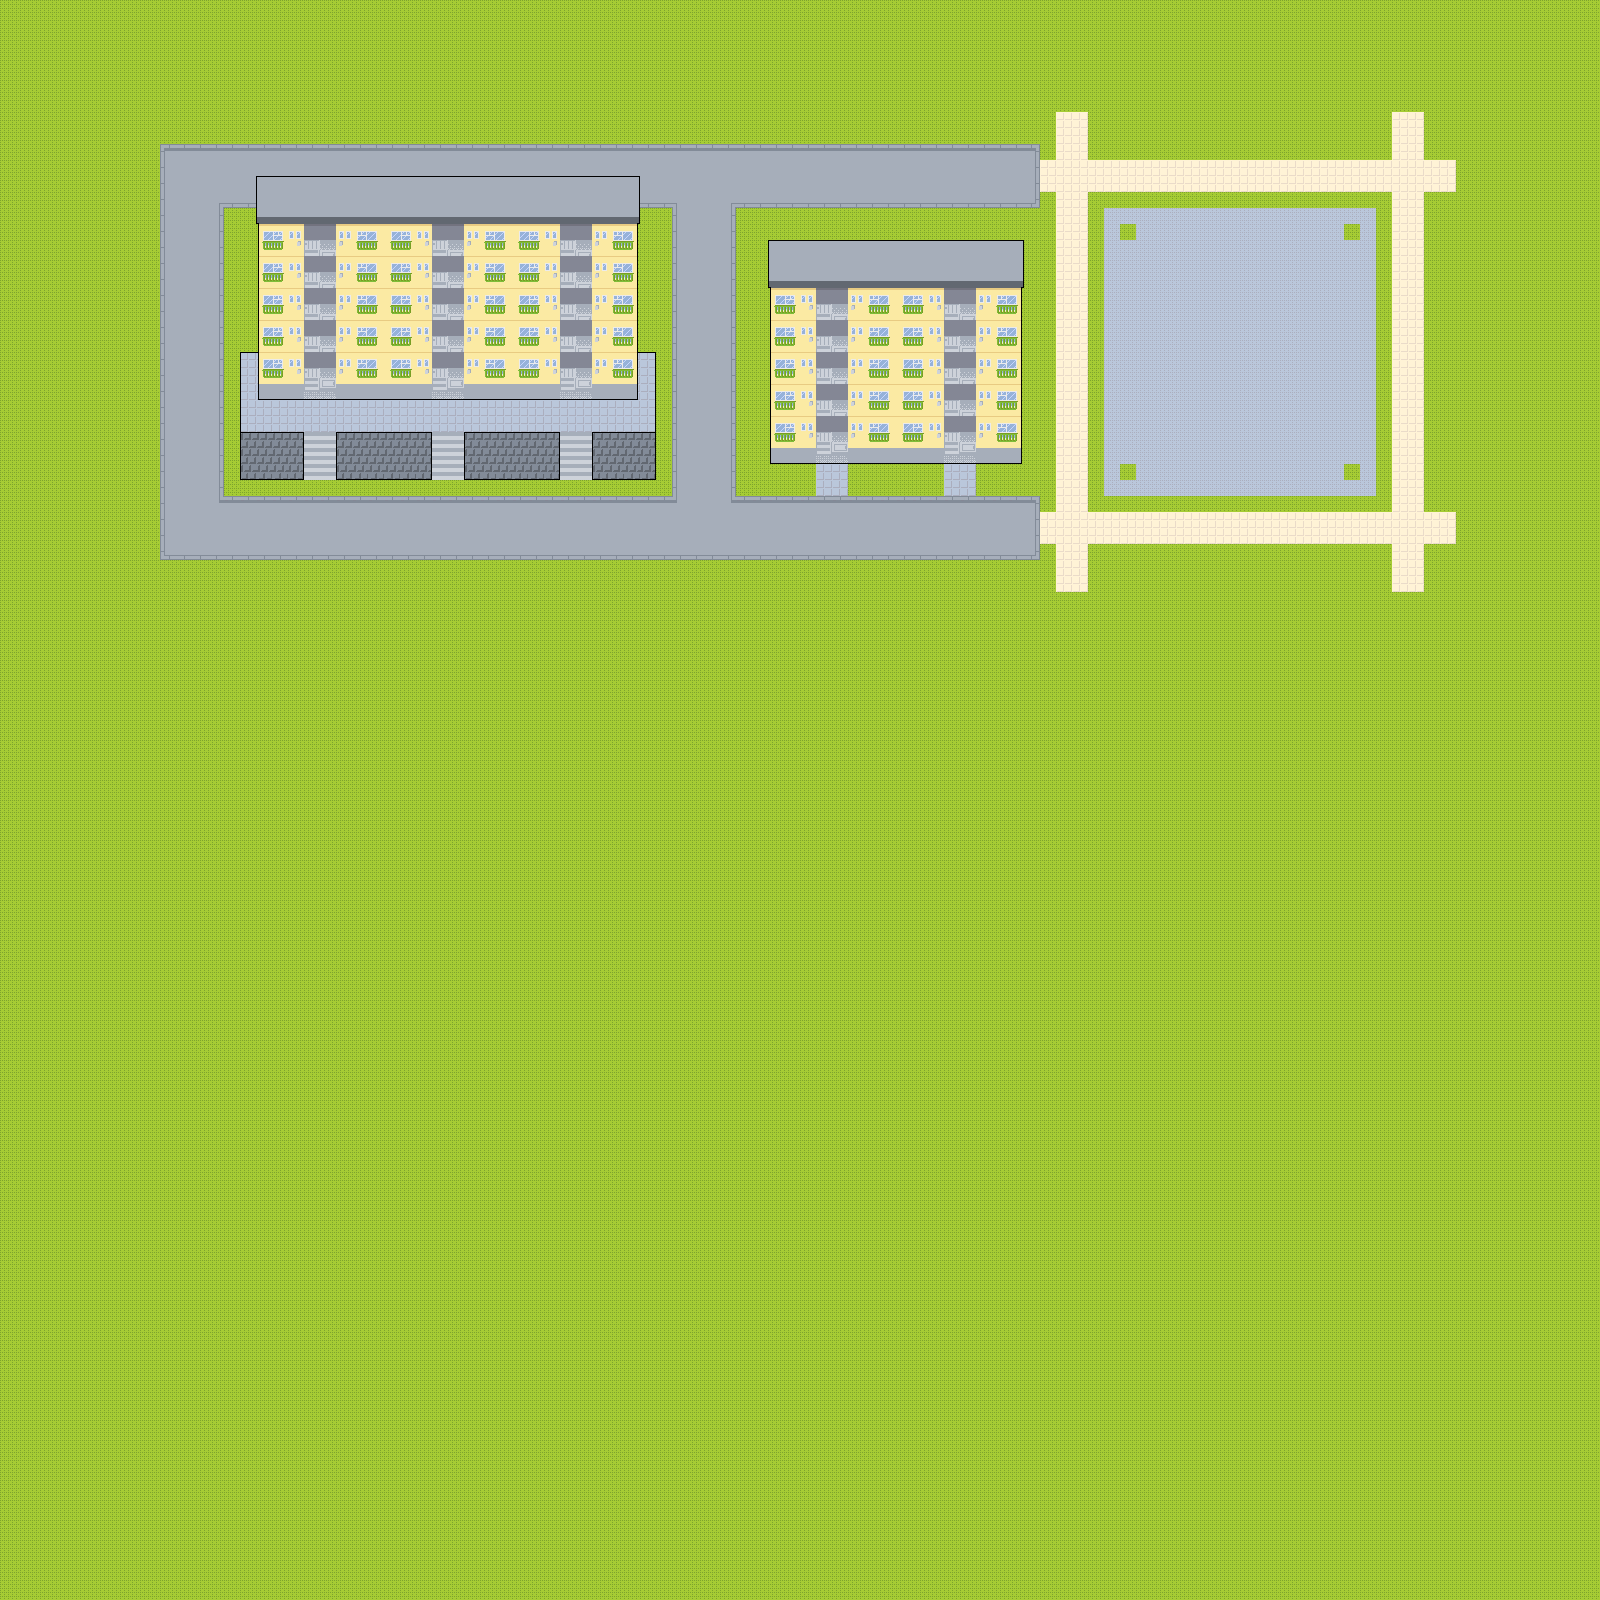

This is a level from a 2D game, rendered from its Tiled map with the project's own tilesets. A one-line summary and the map file follow, with tile-layer data summarised:
An orthogonal 100x100 tile map with 16x16 px tiles, 3 tile layers (grand, block, pass) and 10 objects.

<map version="1.8" tiledversion="1.8.5" orientation="orthogonal" renderorder="right-down" width="100" height="100" tilewidth="16" tileheight="16" infinite="0" nextlayerid="5" nextobjectid="18">
 <tileset firstgid="1" source="mapchip.tsx" />
 <layer id="1" name="grand" width="100" height="100">
  <data>[10000 cells, 10000 non-empty, 23 distinct tile ids]</data>
 </layer>
 <layer id="2" name="block" width="100" height="100">
  <data>[10000 cells, 180 non-empty, 34 distinct tile ids]</data>
 </layer>
 <objectgroup id="4" name="collision">
  <object id="2" x="770.122" y="416" width="251.849" height="47.9697" />
  <object id="9" x="592.182" y="431.636" width="63.0909" height="48" />
  <object id="10" x="464.364" y="431.818" width="95.2727" height="47.8182" />
  <object id="11" x="336.364" y="431.273" width="95.2727" height="48.3636" />
  <object id="12" x="240.545" y="431.455" width="62.1818" height="48.3636" />
  <object id="13" x="259.091" y="352" width="378" height="47.4545" />
  <object id="14" x="636.909" y="348.727" width="18.5455" height="4.36364" />
  <object id="15" x="655.273" y="348.182" width="3.45455" height="84.9091" />
  <object id="16" x="240" y="348.182" width="18.5455" height="3.81818" />
  <object id="17" x="235.818" y="348" width="4.54545" height="86" />
 </objectgroup>
 <layer id="3" name="pass" width="100" height="100">
  <data>[10000 cells, 440 non-empty, 47 distinct tile ids]</data>
 </layer>
</map>